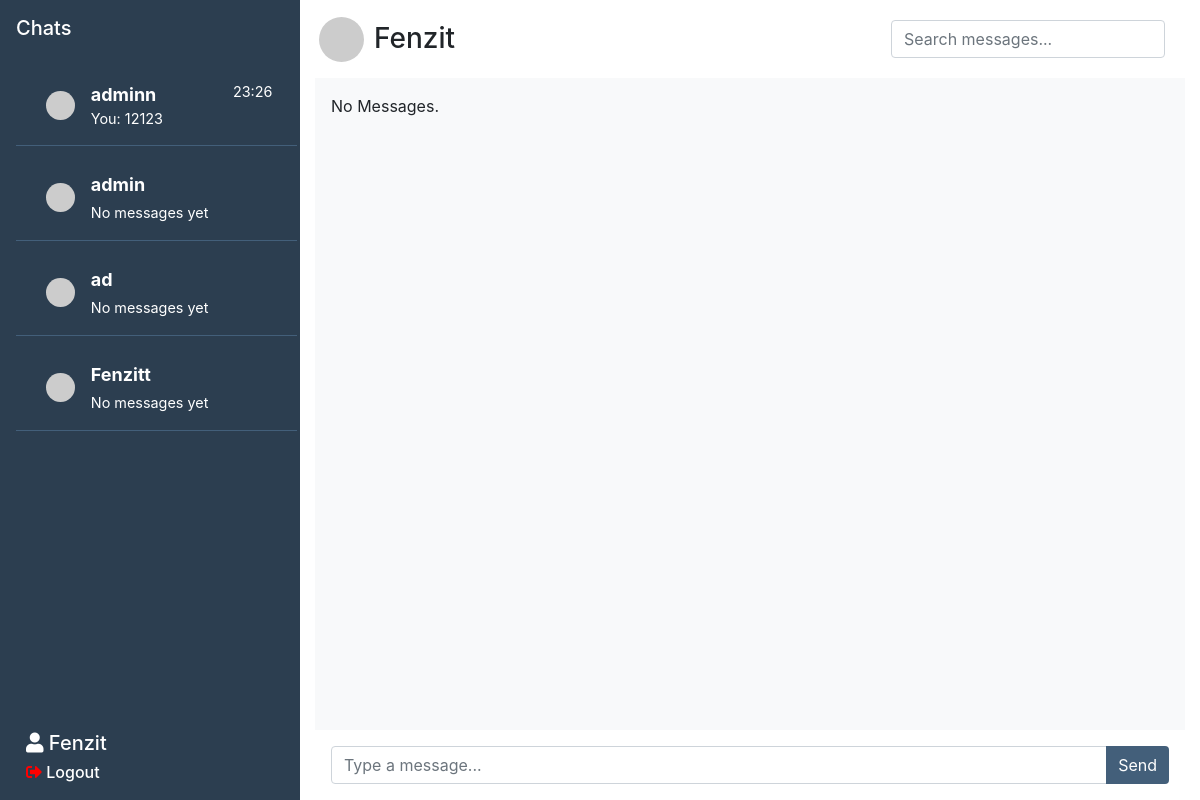
Before: /chat/Fenzit/ (signed in) with the older database file.
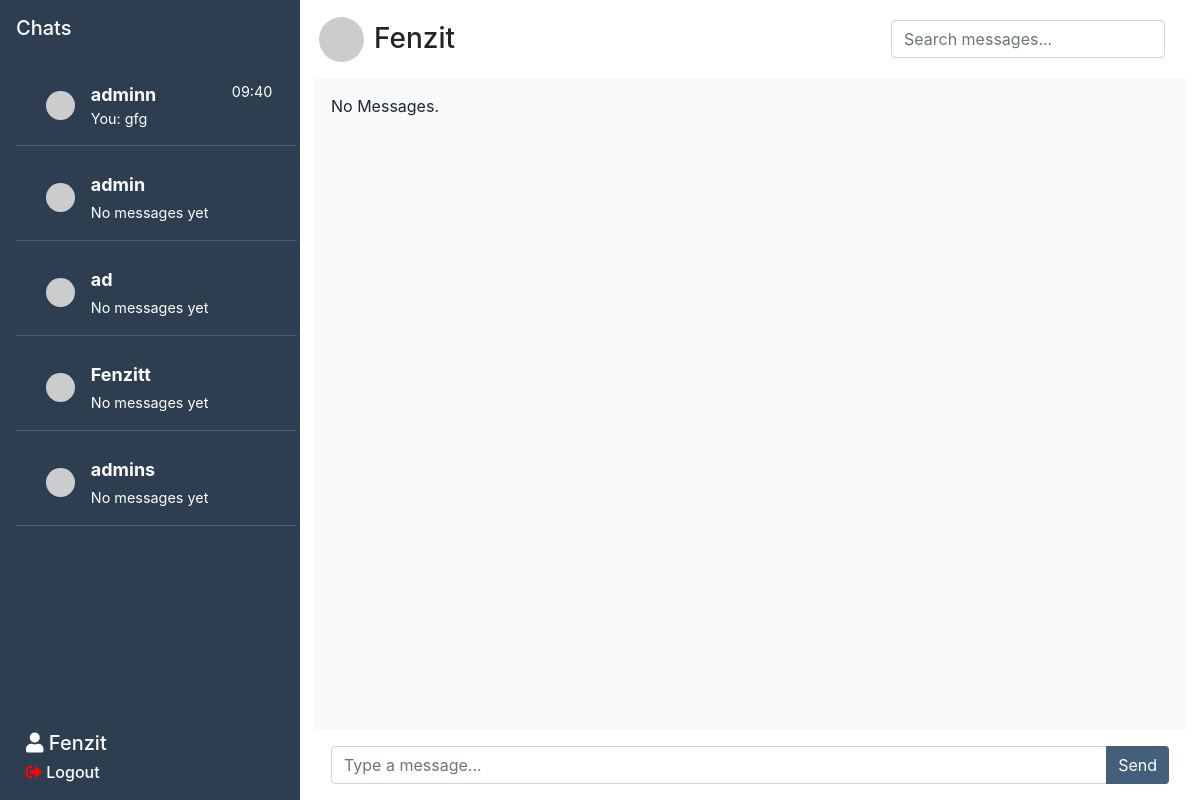
After: the same page with the newer database file.
### users/models.py (models this page shows)
class User(AbstractUser):
    image = models.ImageField(upload_to='avatars', blank=True, null=True, default='static/defaultuser.jpg')

### chat/models.py (models this page shows)
class Message(models.Model):
    sender = models.ForeignKey(User, related_name="send_messages", on_delete=models.CASCADE)
    receiver = models.ForeignKey(User, related_name="received_messages", on_delete=models.CASCADE)
    content = models.TextField()
    timestamp = models.DateTimeField(auto_now_add=True)

### chat/views.py (the view)
# urls.py: path('<str:room_name>/', chat_room, name='chat')
@login_required
def chat_room(request, room_name):
    search_query = request.GET.get('search', '')
    users = User.objects.exclude(id=request.user.id)
    chats = Message.objects.filter(
        (Q(sender=request.user) & Q(receiver__username=room_name)) |
        (Q(receiver=request.user) & Q(sender__username=room_name))
    )
    if search_query:
        chats = chats.filter(Q(content__icontains=search_query))
    chats = chats.order_by('timestamp')
    user_last_messages = []
    for user in users:
        last_message = Message.objects.filter(
            (Q(sender=request.user) & Q(receiver=user)) |
            (Q(receiver=request.user) & Q(sender=user))
        ).order_by('-timestamp').first()
        user_last_messages.append({
            'user': user,
            'last_message': last_message
        })
    user_last_messages.sort(
        key=lambda x: x['last_message'].timestamp if x['last_message'] else timezone.make_aware(datetime.min),
        reverse=True
    )
    return render(request, 'chat/chat.html', {
        'room_name': room_name,
        'chats': chats,
        'users': users,
        'user_last_messages': user_last_messages,
        'search_query': search_query
    })

### chat/templates/chat/chat.html (shortened to what the changed rows need)
<!DOCTYPE html>
<html lang="en">
  <head>
    <link
      rel="stylesheet"
      href="https://stackpath.bootstrapcdn.com/bootstrap/4.5.2/css/bootstrap.min.css"
    />
    <link
      rel="stylesheet"
      href="https://cdnjs.cloudflare.com/ajax/libs/font-awesome/5.15.1/css/all.min.css"
    />
  </head>
  <body style="height: 100vh; display: flex; flex-direction: column">
    <div class="container-fluid h-100">
      <div class="row h-100">
        <div class="col-3 sidebar p-3 chats">
          <div class="contacts">
            {% for item in user_last_messages %}
            <a
              href="{% url 'chat' item.user.username %}"
              class="list-group-item list-group-item-action {% if item.user.username == room_name %} active {% endif %}"
              data-id="{{ room_name }}"
            >
              <div class="d-flex align-items-center">
                <img
                  src="https://ui-avatars.com/api/?name={{ item.user.username|urlencode }}&size=64&background=random"
                  alt="{{ item.user.username }}'s Profile Image"
                  class="profile-icon rounded-circle mr-3"
                  style="width: 1.8rem; height: 1.8rem; object-fit: cover"
                />
                <div class="w-100">
                  <div class="d-flex justify-content-between">
                    <strong class="text-truncate"
                      >{{ item.user.username }}</strong
                    >
                    {% if item.last_message %}
                    <small class="text-nowrap timestamp">
                      {{ item.last_message.timestamp|date:"H:i" }}</small
                    >
                    {% endif %}
                  </div>
                  <div>
                    {% if item.last_message %}
                    <small
                      class="d-block text-truncate last-msg"
                      style="max-width: 90%"
                      id="last-message"
                    >
                      {% if item.last_message.sender == request.user %} You:
                      {% endif %} {{ item.last_message.content|truncatewords:5 }}
                    </small>
                    {% else %}
                    <small class="">No messages yet</small>
                    {% endif %}
                  </div>
                </div>
              </div>
            </a>
            {% endfor %}
          </div>
        </div>
      </div>
    </div>
  </body>
</html>

Changed rows visible on the page:
changed User "adminn": last_message.timestamp "23:26" → "09:40"; last_message.content "12123" → "gfg"
added User: user.username "admins", shows "No messages yet"
